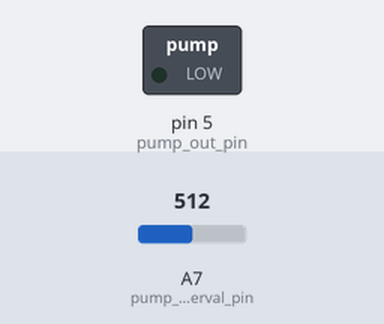
Bench run of a sketch on a simulated Arduino Nano, built with avr-gcc and run on an emulated ATmega328P. Parts: switched loads named in the sketch (green lamp = pin HIGH). Inputs (shaded band) come from the test bench; at power-on: A7 (pump_interval_pin) = 512. What the sketch prints to the serial monitor is not drawn.

Above: at 4.3 s.
At 9.3 s:
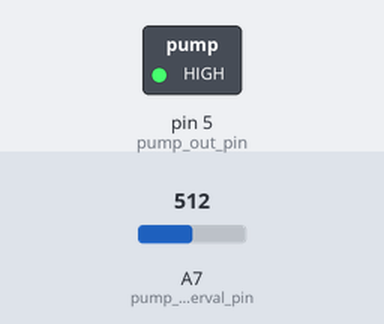
Timing chart, 0 to 13.0 s (numbered marks = the images above):
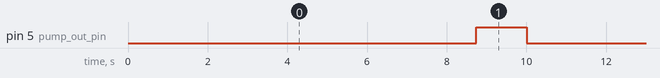

Measured:
- by itself, pin 5 (pump_out_pin): alternates HIGH for 1.3 s and LOW for 8.7 s

The sketch:

control.ino
```cpp
const int pump_interval_pin = A7;  // Analog input pin that the potentiometer is attached to
const int pump_out_pin = 5; // Analog output pin that the LED is attached to

int sensorValue = 0;        // value read from the pot
int interval = 10000;          //interval in milliseconds
int pump_speed = 255;
int pump = 0;
int pause = 0;


void setup() {
  // initialize serial communications at 9600 bps:
  Serial.begin(9600);
}

void loop() {

  pump = map(analogRead(pump_interval_pin), 0, 4064, 0, interval);
  pause = map(analogRead(pump_interval_pin), 0, 4064, interval,0);

  Serial.print("Pump interval = ");
  Serial.print(map(analogRead(pump_interval_pin), 0, 4064, 0, 100)); //output in %
  Serial.print("\t pump time = ");
  Serial.print(pump);
  Serial.print("\t pause = ");
  Serial.println(pause);

  analogWrite(pump_out_pin, 0);
  delay(pause);
  analogWrite(pump_out_pin, pump_speed);
  delay(pump);
}
```
